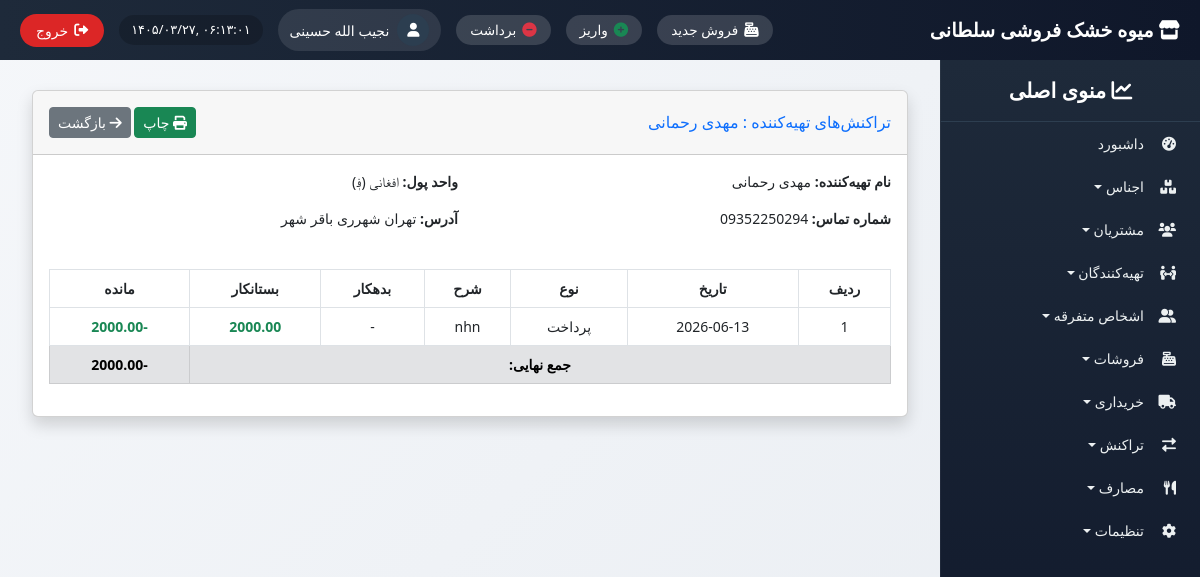
Before: /suppliers/transactions/2/ (signed in) with the older database file.
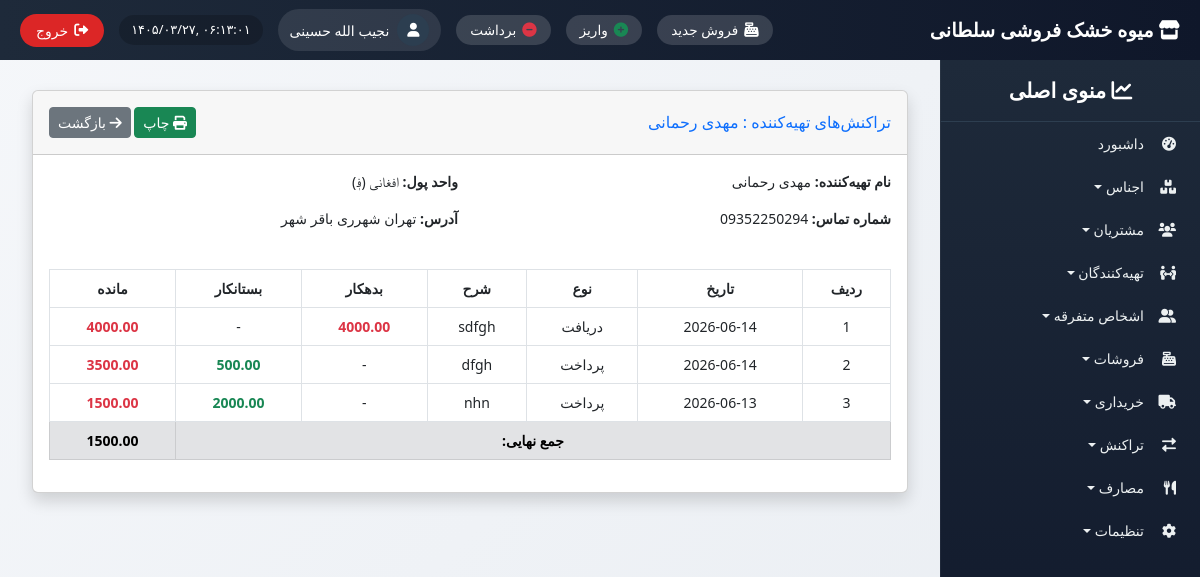
After: the same page with the newer database file.
### transactions/models.py (models this page shows, shortened)
class FinancialTransaction(models.Model):
    TRANSACTION_TYPES = [
        ('IN', 'واریز (جمع به حساب)'),
        ('OUT', 'برداشت از حساب'),
    ]
    PERSON_TYPES = [
        ('CUSTOMER', 'مشتری'),
        ('SUPPLIER', 'تهیه‌کننده'),
        ('MISC', 'متفرقه'),
    ]
    transaction_date = models.DateField(verbose_name="تاریخ تراکنش")
    amount = models.DecimalField(max_digits=12, decimal_places=2, verbose_name="مبلغ")
    transaction_type = models.CharField(max_length=3, choices=TRANSACTION_TYPES, verbose_name="نوع تراکنش")
    person_type = models.CharField(max_length=10, choices=PERSON_TYPES, verbose_name="نوع شخص")
    customer = models.ForeignKey(Customer, on_delete=models.SET_NULL, null=True, blank=True, verbose_name="مشتری")
    supplier = models.ForeignKey(Supplier, on_delete=models.SET_NULL, null=True, blank=True, verbose_name="تهیه‌کننده")
    misc_person = models.ForeignKey(MiscPerson, on_delete=models.SET_NULL, null=True, blank=True, verbose_name="شخص متفرقه")
    description = models.CharField(max_length=255, blank=True, verbose_name="توضیحات")
    date_created = models.DateTimeField(auto_now_add=True, verbose_name="تاریخ ثبت در سیستم")
    created_by = models.ForeignKey(User, on_delete=models.SET_NULL, null=True, verbose_name="ثبت کننده")
    class Meta:
        verbose_name = "تراکنش مالی"
        verbose_name_plural = "تراکنش‌های مالی"
        ordering = ['-transaction_date']

### suppliers/views.py (the view, shortened to what this page needs)
# urls.py: path('transactions/<int:pk>/', views.supplier_transactions, name='supplier_transactions'),
@login_required
def supplier_transactions(request, pk):
    supplier = get_object_or_404(Supplier, pk=pk)
    purchases = PurchaseInvoice.objects.filter(supplier=supplier).order_by('-date')
    payments = FinancialTransaction.objects.filter(supplier=supplier).order_by('-date_created')
    transactions_list = []
    for pay in payments:
        transaction_date = pay.date_created.date() if hasattr(pay.date_created, 'date') else pay.date_created
        if pay.transaction_type == 'OUT':
            transactions_list.append({
                'date': transaction_date,
                'type': 'پرداخت',
                'description': pay.description,
                'debit': None,
                'credit': pay.amount,
                'balance': None,
            })
        else:
            transactions_list.append({
                'date': transaction_date,
                'type': 'دریافت',
                'description': pay.description,
                'debit': pay.amount,
                'credit': None,
                'balance': None,
            })
    transactions_list.sort(key=lambda x: x['date'], reverse=True)
    balance = Decimal('0')
    for item in transactions_list:
        if item['debit']:
            balance += item['debit']
        if item['credit']:
            balance -= item['credit']
        item['balance'] = balance
    return render(request, 'suppliers/supplier_transactions.html', {
        'supplier': supplier,
        'transactions': transactions_list,
    })

### common/templatetags/jcal.py (called while the page is built)
@register.filter
def to_jalali(date):
    if not date:
        return ""
    try:
        jalali_date = jdatetime.date.fromgregorian(date=date)
        month_names = ['حمل', 'ثور', 'جوزا', 'سرطان', 'اسد', 'سنبله',
                       'میزان', 'عقرب', 'قوس', 'جدی', 'دلو', 'حوت']
        return f"{jalali_date.day} {month_names[jalali_date.month - 1]} {jalali_date.year}"
    except:
        return str(date)

### templates/suppliers/supplier_transactions.html (shortened to what the changed rows need)
{% extends 'base_with_sidebar.html' %}
{% load i18n %}
{% load jcal %}
{% block content %}
<div class="container-fluid" id="print-area">
    <div class="card shadow mb-4">
        <div class="card-body">
            <div class="table-responsive">
                <table class="table table-bordered table-hover text-center">
                    <thead>
                        <tr>
                            <th>{% trans "ردیف" %}</th>
                            <th>{% trans "تاریخ" %}</th>
                            <th>{% trans "نوع" %}</th>
                            <th>{% trans "شرح" %}</th>
                            <th>{% trans "بدهکار" %}</th>
                            <th>{% trans "بستانکار" %}</th>
                            <th>{% trans "مانده" %}</th>
                        </tr>
                    </thead>
                    <tbody>
                        {% for tr in transactions %}
                        <tr>
                            <td>{{ forloop.counter }}</td>
                            <td>{{ tr.date|to_jalali }}</td>
                            <td>{{ tr.type }}</td>
                            <td>{{ tr.description }}</td>
                            <td class="{% if tr.debit %}text-danger fw-bold{% endif %}">
                                {% if tr.debit %}{{ tr.debit|floatformat:2 }}{% else %}-{% endif %}
                            </td>
                            <td class="{% if tr.credit %}text-success fw-bold{% endif %}">
                                {% if tr.credit %}{{ tr.credit|floatformat:2 }}{% else %}-{% endif %}
                            </td>
                            <td>
                                <strong class="{% if tr.balance > 0 %}text-danger{% elif tr.balance < 0 %}text-success{% else %}text-primary{% endif %}">
                                    {{ tr.balance|floatformat:2 }}
                                </strong>
                            </td>
                        </tr>
                        {% empty %}
                        <tr><td colspan="7" class="text-center">{% trans "هیچ تراکنشی یافت نشد." %}<\/td></tr>
                        {% endfor %}
                    </tbody>
                    <tfoot>
                        <tr class="table-secondary">
                            <th colspan="6">{% trans "جمع نهایی:" %}</th>
                            <th>
                                {% if transactions %}
                                    {% with last=transactions|last %}
                                        <strong>{{ last.balance|floatformat:2 }}</strong>
                                    {% endwith %}
                                {% else %}
                                    0
                                {% endif %}
                            </th>
                        </tr>
                    </tfoot>
                </table>
            </div>
        </div>
    </div>
</div>
{% endblock %}

Changed rows visible on the page:
added FinancialTransaction: description "sdfgh", debit "4000.00"
added FinancialTransaction: description "dfgh", credit "500.00"
Other visible differences:
{{ last.balance|floatformat:2 }}: "-2000.00" → "1500.00"
new list line: "1 2026-06-14 دریافت - 4000.00"
new list line: "2 2026-06-14 پرداخت - 3500.00"
new list line: "3 2026-06-13 پرداخت - 1500.00"
new list line: "nhn 2000.00"
list line gone: "1 2026-06-13 پرداخت - -2000.00"
list line gone: "nhn 2000.00"
